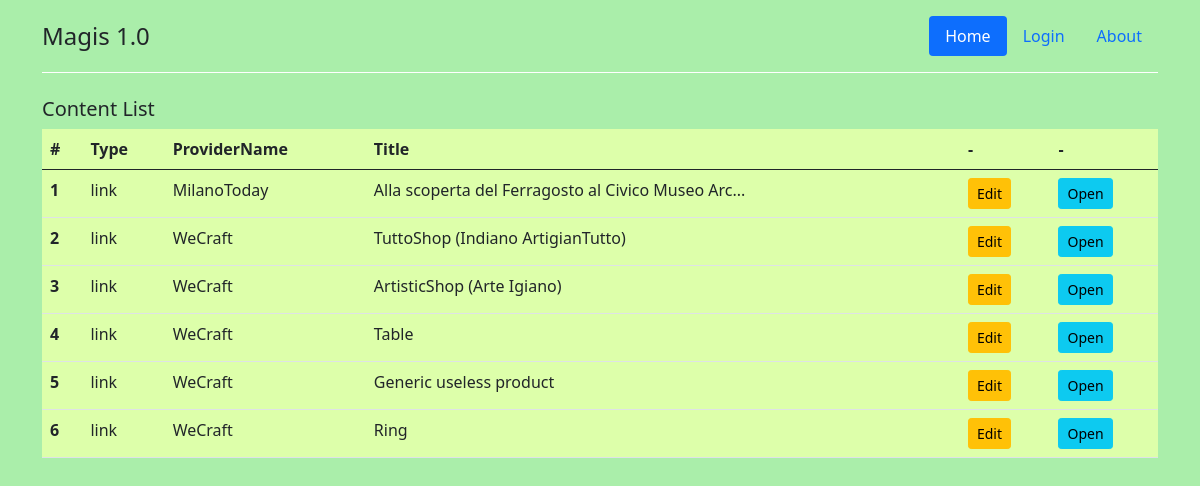
Page /Magis/home/list1.php on the earlier database version.
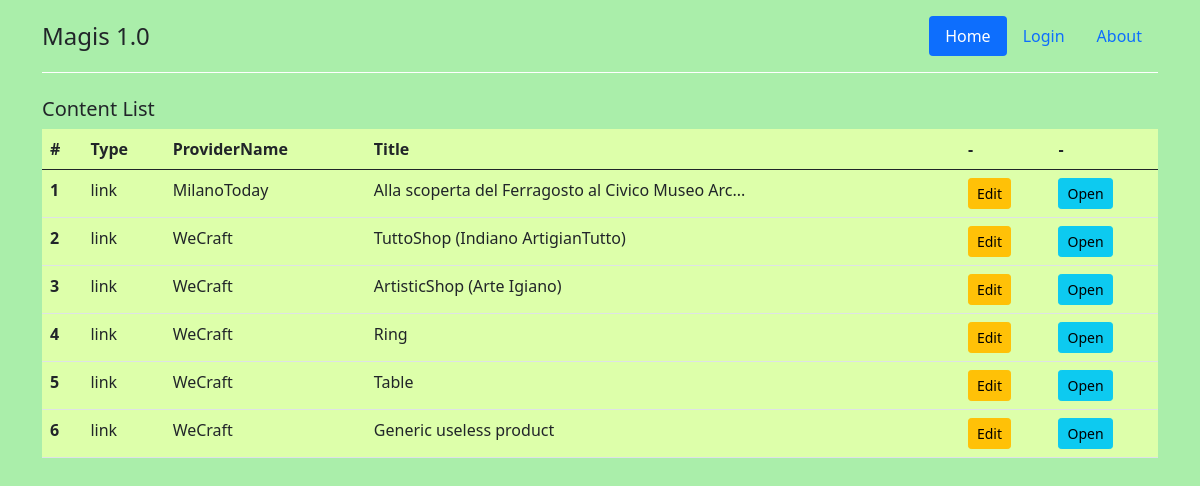
Same page on the later database version.
### tables this page shows
CREATE TABLE `Metadata` (
  `MediaCode` int NOT NULL,
  `Title` varchar(250) NOT NULL,
  `Description` text NOT NULL,
  `URL` varchar(250) NOT NULL,
  `Type` varchar(30) NOT NULL,
  `PublicationDate` datetime NOT NULL,
  `StartDate` datetime NOT NULL,
  `EndDate` datetime NOT NULL,
  `Location` varchar(250) NOT NULL,
  `TagsFound` varchar(250) NOT NULL,
  `TrainingTags` varchar(250) NOT NULL,
  `ImageURL` varchar(250) NOT NULL,
  `ProviderName` varchar(250) NOT NULL,
  `ProviderURL` varchar(250) NOT NULL,
  `ProviderIcon` varchar(250) NOT NULL,
  `CodePOI` int NOT NULL,
  `TrainingText` text NOT NULL,
  `Usage` varchar(30) NOT NULL,
  `TagsAlgorithm` varchar(250) NOT NULL
);

### Magis/home/list1.php (called while the page is built, shortened)
<?php
include "../database/db_connect.inc.php";
include "../include/engine.inc.php";
$righe = $database->sel_data("Metadata");
include "../include/adm_header.php";
include "../include/list.tpl.php";
include "../include/footer.php";
?>

### Magis/include/engine.inc.php (called while the page is built, shortened)
<?
function engine_logged() {
$info = $_SESSION["userinfo"];
if ( $info["ruolo"] and ($info["ruolo"] != "guest")) return true;
else return false;
}
?>

### Magis/database/db_connect.inc.php (called while the page is built, shortened)
<?php
include_once("database.class.php");
$DB_SERVER = 'localhost';
$DB_DATABASE = 'my_carloambrogipolimi';
$DB_PORT = '';
$DB_USERNAME = 'carloambrogipolimi';
$DB_PASSWORD = '';
$database = new dbConnection($DB_SERVER, $DB_USERNAME, $DB_PASSWORD, $DB_DATABASE, $DB_PORT);
?>

### Magis/database/database.class.php (called while the page is built, shortened)
<?php
class dbConnection {
	var $db, $connected, $result, $error, $nrows;
	public function __construct($db_host, $db_user, $db_pwd, $db_name, $db_port) {
		if ($db_port && $db_port != "")
			$this->db = new mysqli ($db_host, $db_user, $db_pwd, $db_name, $db_port);
		else
			$this->db = new mysqli ($db_host, $db_user, $db_pwd, $db_name);
		if ($mysqli->connect_error) {
			$this->connected = false;
			$this->error = 'Collegamento MySQL non riuscito: ' . $this->db->connect_error;
		}
		else {
			$this->db->set_charset("utf8mb4");
		}
	}
	public function sel_data($tabella, $condizione="TRUE") {
		$this->result = $this->db->query("SELECT * FROM $tabella WHERE $condizione");
		return $this->result;
	}
}
?>

### Magis/include/list.tpl.php (the view, shortened to what this page needs)
<div class="container" >
	<h5>Content List</h5>
<? if ($righe) {
      $n = 0;
?>
<table class="table table-hover" style="background-color:#ddffaa;" >
  <thead>
    <tr>
      <th scope="col">#</th>
      <th scope="col">Type</th>
      <th scope="col">ProviderName</th>
      <th scope="col">Title</th>
      <th scope="col">-</th>
      <th scope="col">-</th>
    </tr>
  </thead>
  <tbody>
<?  foreach ($righe as $riga) {
	$n++;
	$title = $riga["Title"];
	if (strlen($title) > 50) $title = substr($title,0,48) . "...";
?>
    <tr>
      <th scope="row"><?= $n ?></th>
      <td scope="row"><?= $riga["Type"] ?></td>
      <td scope="row"><?= $riga["ProviderName"] ?></td>
      <td scope="row"><?= $title ?></td>
      <th scope="row"><a type="button" class="btn btn-warning btn-sm" href="../home/edit.php?c=<?= $riga["MediaCode"] ?>" >Edit</a></th>
      <th scope="row"><a type="button" class="btn btn-info btn-sm" href="<?= $riga["URL"] ?>" target="_blank" >Open</a></th>
   </tr>
<? } ?>
  </tbody>
</table>
<? }
else echo "<h3>no data</h3>";
?>
</div>

### Magis/include/adm_header.php (shortened to what this page needs)
<?php
$BASE_URL = "http://carloambrogipolimi.altervista.org/Magis/";
$logged = engine_logged();
?>
<!doctype html>
<html lang="it">
  <head>
    <link href="https://cdn.jsdelivr.net/npm/bootstrap@5.0.2/dist/css/bootstrap.min.css" rel="stylesheet">
<link rel="stylesheet" href="http://netdna.bootstrapcdn.com/font-awesome/4.7.0/css/font-awesome.css" />
<link href="http://www.mixmap.it/magis/jslibs/leaflet/leaflet.css" rel="stylesheet" >
<link href="http://www.mixmap.it/magis/jslibs/leaflet/plugins/extramarkers/css/leaflet.extra-markers.min.css" rel="stylesheet" >
<link href="http://www.mixmap.it/magis/jslibs/leaflet/plugins/geocoder/Control.OSMGeocoder.css" rel="stylesheet" >
  </head>
  <body style="background-color:#aaeeaa;">
  <div class="container">
    <header class="d-flex flex-wrap justify-content-center py-3 mb-4" style="border-bottom:1px solid white;" >
      <a href="/" class="d-flex align-items-center mb-3 mb-md-0 me-md-auto text-dark text-decoration-none">
        <span class="fs-4">Magis 1.0</span>
      </a>
      <ul class="nav nav-pills">
<? if ($logged) { ?>
        <li class="nav-item"><a href="<?= $BASE_URL ?>home/list.php" class="nav-link active111" aria-current="page">Contents</a></li>
        <li class="nav-item"><a href="<?= $BASE_URL ?>home/upload.php" class="nav-link">Fetch</a></li>
        <li class="nav-item"><a href="<?= $BASE_URL ?>home/nop.php" class="nav-link">Upload</a></li>
        <li class="nav-item"><a href="<?= $BASE_URL ?>home/view2.php" class="nav-link">View</a></li>
        <li class="nav-item"><a href="<?= $BASE_URL ?>home/logout.php" class="nav-link">Logout</a></li>
<? } else { ?>
        <li class="nav-item"><a href="home.php" class="nav-link active" aria-current="page">Home</a></li>
        <li class="nav-item"><a href="login.php" class="nav-link">Login</a></li>
        <li class="nav-item"><a href="about.php" class="nav-link">About</a></li>
<? } ?>
      </ul>
    </header>
  </div>

### Magis/include/footer.php (shortened to what this page needs)
  </body>
</html>

Differences in the rows shown:
changed metadata: Title "Table" → "Ring"
changed metadata: Title "Generic useless product" → "Table"
changed metadata: Title "Ring" → "Generic useless product"
